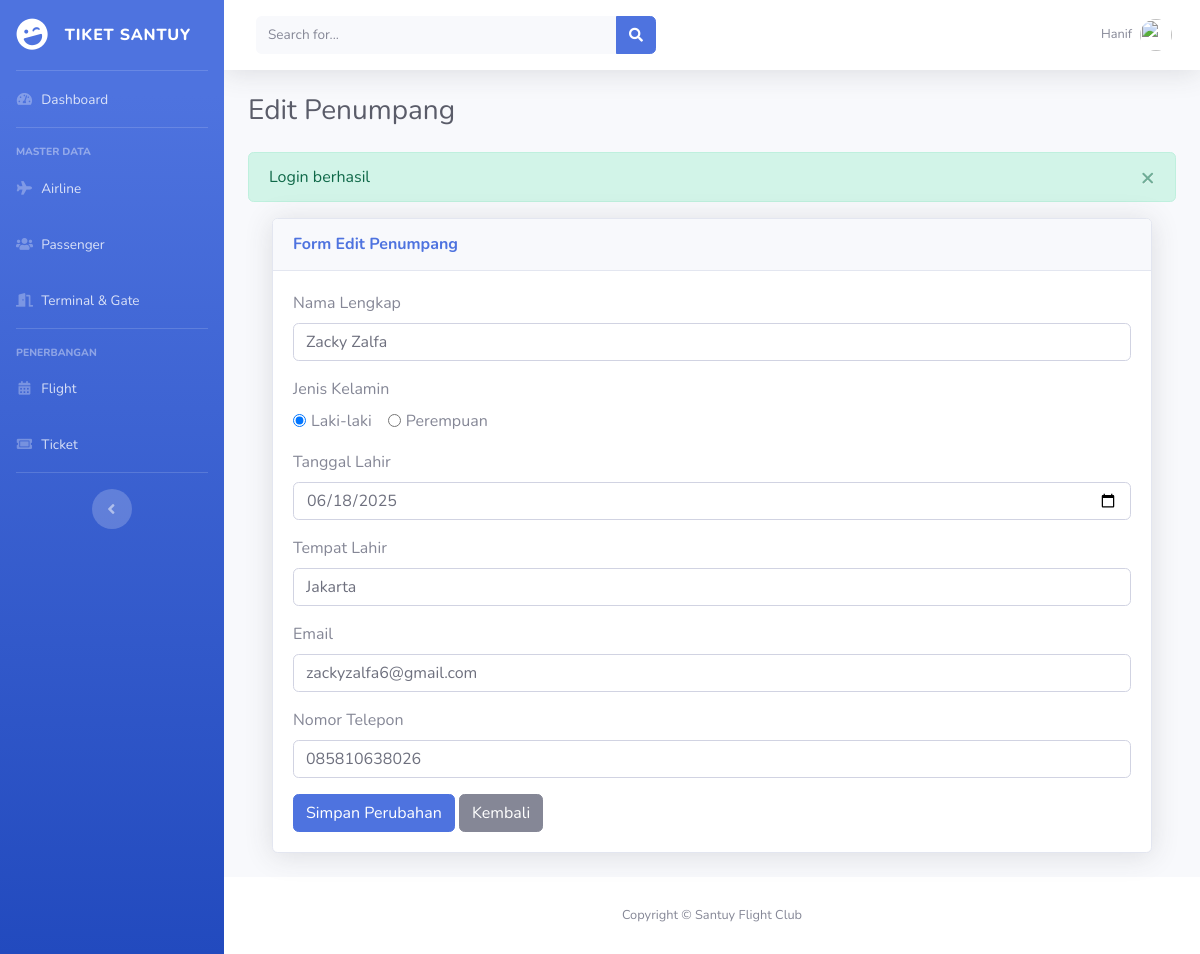
/edit_penumpang.php?action=edit&id=2 (signed in), run on the app's committed database.
### tables this page shows
CREATE TABLE `passenger` (
  `UserID` int DEFAULT NULL,
  `PassengerID` int NOT NULL AUTO_INCREMENT,
  `Name` varchar(100) NOT NULL,
  `gender` varchar(6) DEFAULT NULL,
  `BirthDate` date DEFAULT NULL,
  `PlaceOfBirth` varchar(50) DEFAULT NULL,
  `ContactEmail` varchar(50) DEFAULT NULL,
  `ContactNumber` varchar(50) DEFAULT NULL,
  PRIMARY KEY (`PassengerID`),
  KEY `UserID` (`UserID`),
  CONSTRAINT `passenger_ibfk_1` FOREIGN KEY (`UserID`) REFERENCES `user` (`UserID`)
);

### functions/passenger.php (called while the page is built, shortened)
<?php
require_once dirname(__FILE__) . "/../connections/database.php";
function getById($id)
{
    global $mysql;
    $stmt = $mysql->prepare("SELECT * FROM passenger WHERE PassengerID = ?");
    $stmt->bind_param("i", $id);
    $stmt->execute();
    return $stmt->get_result();
}

### edit_penumpang.php (the view, shortened to what this page needs)
<?php
require_once dirname(__FILE__) . "/functions/passenger.php";
$passenger = null;
if (isset($_GET['id'])) {
    $id = $_GET['id'];
    $result = Passenger\getById($id);
    if ($result && $result->num_rows > 0) {
        $passenger = $result->fetch_assoc();
    } else {
        $error = 'Data penumpang tidak ditemukan';
    }
} else {
    $error = 'ID penumpang tidak valid';
}
?>
<div class="container-fluid">
                    <?php if ($passenger): ?>
                    <div class="card shadow mb-4">
                        <div class="card-header py-3">
                            <h6 class="m-0 font-weight-bold text-primary">Form Edit Penumpang</h6>
                        </div>
                        <div class="card-body">
                            <form action="" method="POST">
                                <div class="form-group">
                                    <label for="FullName">Nama Lengkap</label>
                                    <input type="text" class="form-control" id="FullName" name="FullName"
                                           value="<?php echo htmlspecialchars($passenger['Name']); ?>" required>
                                </div>
                                <div class="form-group">
                                    <label>Jenis Kelamin</label><br>
                                    <div class="form-check form-check-inline">
                                        <input class="form-check-input" type="radio" name="gender" id="male" value="Male"
                                               <?php echo ($passenger['gender'] === 'Male') ? 'checked' : ''; ?> required>
                                        <label class="form-check-label" for="male">Laki-laki</label>
                                    </div>
                                    <div class="form-check form-check-inline">
                                        <input class="form-check-input" type="radio" name="gender" id="female" value="Female"
                                               <?php echo ($passenger['gender'] === 'Female') ? 'checked' : ''; ?> required>
                                        <label class="form-check-label" for="female">Perempuan</label>
                                    </div>
                                </div>
                                <div class="form-group">
                                    <label for="birth_date">Tanggal Lahir</label>
                                    <input type="date" class="form-control" id="birth_date" name="birth_date"
                                           value="<?php echo htmlspecialchars($passenger['BirthDate']); ?>" required>
                                </div>
                                <div class="form-group">
                                    <label for="placeOfBirth">Tempat Lahir</label>
                                    <input type="text" class="form-control" id="placeOfBirth" name="placeOfBirth"
                                           value="<?php echo htmlspecialchars($passenger['PlaceOfBirth']); ?>" required>
                                </div>
                                <div class="form-group">
                                    <label for="contactEmail">Email</label>
                                    <input type="email" class="form-control" id="contactEmail" name="contactEmail"
                                           value="<?php echo htmlspecialchars($passenger['ContactEmail']); ?>" required>
                                </div>
                                <div class="form-group">
                                    <label for="contactNumber">Nomor Telepon</label>
                                    <input type="tel" class="form-control" id="contactNumber" name="contactNumber"
                                           value="<?php echo htmlspecialchars($passenger['ContactNumber']); ?>" required>
                                </div>
                                <button type="submit" class="btn btn-primary">Simpan Perubahan</button>
                                <a href="penumpang.php" class="btn btn-secondary">Kembali</a>
                            </form>
                        </div>
                    </div>
                    <?php endif; ?>
                </div>
<?php
include "./layouts/app.php"
?>

### data on the page
passenger: FullName "Zacky Zalfa", gender "☑ Laki-laki", gender "☐ Perempuan", birth_date "06/18/2025", placeOfBirth "Jakarta", contactEmail "zackyzalfa6@gmail.com", contactNumber "085810638026"

### other printed values
$item['title'] "Dashboard"
$item['title'] "Airline"
$item['title'] "Passenger"
$item['title'] "Terminal & Gate"
$item['title'] "Flight"
$item['title'] "Ticket"
$_SESSION['user']['Username'] "Hanif"
$title "Edit Penumpang"
$_SESSION['success'] "Login berhasil"
